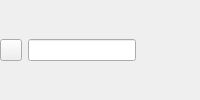
                <widget class="QWidget" name="page_border_color_uniform">
                 <layout class="QHBoxLayout" name="layout_border_color_uniform">
                  <property name="spacing">
                   <number>0</number>
                  </property>
                  <property name="leftMargin">
                   <number>0</number>
                  </property>
                  <property name="topMargin">
                   <number>0</number>
                  </property>
                  <property name="rightMargin">
                   <number>0</number>
                  </property>
                  <property name="bottomMargin">
                   <number>0</number>
                  </property>
                  <item alignment="Qt::AlignmentFlag::AlignLeft">
                   <widget class="QWidget" name="widget" native="true">
                    <layout class="QHBoxLayout" name="horizontalLayout_9">
                     <property name="spacing">
                      <number>6</number>
                     </property>
                     <property name="leftMargin">
                      <number>0</number>
                     </property>
                     <property name="topMargin">
                      <number>0</number>
                     </property>
                     <property name="rightMargin">
                      <number>0</number>
                     </property>
                     <property name="bottomMargin">
                      <number>0</number>
                     </property>
                     <item>
                      <widget class="QToolButton" name="swatch_uniform_border_color">
                       <property name="sizePolicy">
                        <sizepolicy hsizetype="Fixed" vsizetype="Fixed">
                         <horstretch>0</horstretch>
                         <verstretch>0</verstretch>
                        </sizepolicy>
                       </property>
                       <property name="minimumSize">
                        <size>
                         <width>22</width>
                         <height>22</height>
                        </size>
                       </property>
                       <property name="maximumSize">
                        <size>
                         <width>22</width>
                         <height>22</height>
                        </size>
                       </property>
                       <property name="toolTip">
                        <string>Select constant border color</string>
                       </property>
                       <property name="text">
                        <string/>
                       </property>
                      </widget>
                     </item>
                     <item>
                      <widget class="QLineEdit" name="line_border_color_value">
                       <property name="toolTip">
                        <string>Enter a hex color</string>
                       </property>
                       <property name="sizePolicy">
                        <sizepolicy hsizetype="Fixed" vsizetype="Fixed">
                         <horstretch>0</horstretch>
                         <verstretch>0</verstretch>
                        </sizepolicy>
                       </property>
                       <property name="minimumSize">
                        <size>
                         <width>0</width>
                         <height>22</height>
                        </size>
                       </property>
                      </widget>
                     </item>
                    </layout>
                   </widget>
                  </item>
                 </layout>
                </widget>
